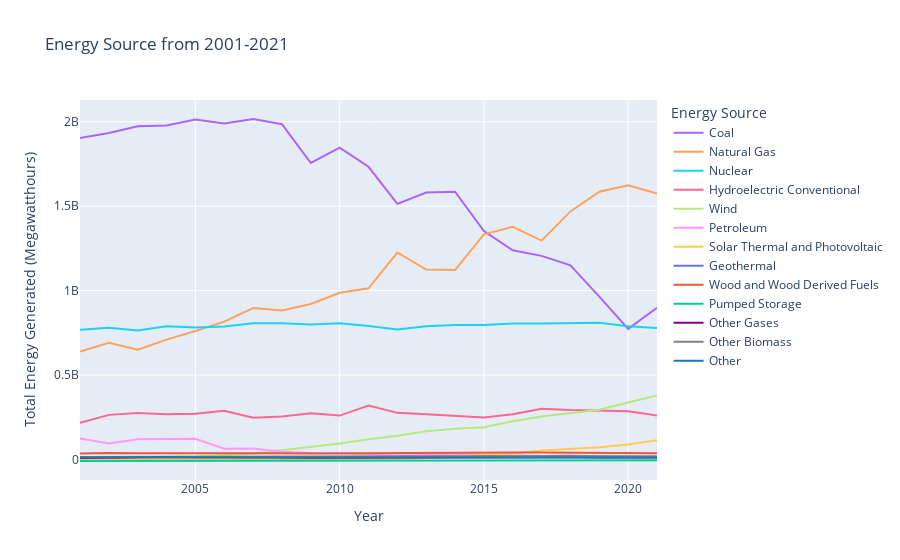

Notebook source saved alongside this figure:
### Code cell
fig = px.line(state_grouped, x="year", y="generated",color='source', title="Energy Source from 2001-2021", labels={'year':'Year', 'generated':'Total Energy Generated (Megawatthours)', 'source':'Energy Source'},\
             category_orders= {'source':['Coal','Natural Gas','Nuclear','Hydroelectric Conventional','Wind','Petroleum','Solar Thermal and Photovoltaic','Geothermal','Wood and Wood Derived Fuels','Pumped Storage','Other Gases','Other Biomass','Other']},\
             color_discrete_map={'Other Gases': 'purple','Other Biomass':'gray' ,'Other':'#1f77b4'}) 
fig.show()

### Figure 1 — Plotly figure (JSON) as saved in the notebook; plotly's stock layout.template omitted (floating-point values rounded to 4 significant figures)
{"data": [{"hovertemplate": "Energy Source=Coal<br>Year=%{x}<br>Total Energy Generated (Megawatthours)=%{y}<extra></extra>", "legendgroup": "Coal", "line": {"color": "#ab63fa", "dash": "solid"}, "marker": {"symbol": "circle"}, "mode": "lines", "name": "Coal", "orientation": "v", "showlegend": true, "type": "scatter", "x": [2001, 2002, 2003, 2004, 2005, 2006, 2007, 2008, 2009, 2010, 2011, 2012, 2013, 2014, 2015, 2016, 2017, 2018, 2019, 2020, 2021], "xaxis": "x", "y": [1903955939, 1933130342, 1973736746, 1978300559, 2012873053, 1990511140, 2016455587, 1985801252, 1755904259, 1847290262, 1733000000.0, 1514000000.0, 1581000000.0, 1586000000.0, 1352398200, 1239148659, 1205835277, 1149487354, 964956757, 773392913, 898678541], "yaxis": "y"}, {"hovertemplate": "Energy Source=Natural Gas<br>Year=%{x}<br>Total Energy Generated (Megawatthours)=%{y}<extra></extra>", "legendgroup": "Natural Gas", "line": {"color": "#FFA15A", "dash": "solid"}, "marker": {"symbol": "circle"}, "mode": "lines", "name": "Natural Gas", "orientation": "v", "showlegend": true, "type": "scatter", "x": [2001, 2002, 2003, 2004, 2005, 2006, 2007, 2008, 2009, 2010, 2011, 2012, 2013, 2014, 2015, 2016, 2017, 2018, 2019, 2020, 2021], "xaxis": "x", "y": [639129114, 691005761, 649907551, 710100037, 760960257, 816440783, 896589798, 882980635, 920978685, 987697270, 1014000000.0, 1226000000.0, 1125000000.0, 1122000000.0, 1333482110, 1378306947, 1296442511, 1469132687, 1585716776, 1624050006, 1575229843], "yaxis": "y"}, {"hovertemplate": "Energy Source=Nuclear<br>Year=%{x}<br>Total Energy Generated (Megawatthours)=%{y}<extra></extra>", "legendgroup": "Nuclear", "line": {"color": "#19d3f3", "dash": "solid"}, "marker": {"symbol": "circle"}, "mode": "lines", "name": "Nuclear", "orientation": "v", "showlegend": true, "type": "scatter", "x": [2001, 2002, 2003, 2004, 2005, 2006, 2007, 2008, 2009, 2010, 2011, 2012, 2013, 2014, 2015, 2016, 2017, 2018, 2019, 2020, 2021], "xaxis": "x", "y": [768826308, 780064087, 763732695, 788528387, 781986365, 787218636, 806424753, 806208435, 798854585, 806968301, 790204367, 769331249, 789016473, 797067458, 797177877, 805693948, 804949635, 807084477, 809409262, 789878863, 778151500], "yaxis": "y"}, {"hovertemplate": "Energy Source=Hydroelectric Conventional<br>Year=%{x}<br>Total Energy Generated (Megawatthours)=%{y}<extra></extra>", "legendgroup": "Hydroelectric Conventional", "line": {"color": "#FF6692", "dash": "solid"}, "marker": {"symbol": "circle"}, "mode": "lines", "name": "Hydroelectric Conventional", "orientation": "v", "showlegend": true, "type": "scatter", "x": [2001, 2002, 2003, 2004, 2005, 2006, 2007, 2008, 2009, 2010, 2011, 2012, 2013, 2014, 2015, 2016, 2017, 2018, 2019, 2020, 2021], "xaxis": "x", "y": [216961052, 264328825, 275806313, 268417344, 270321260, 289246405, 247509969, 254831403, 273445091, 260203083, 319400000.0, 276200000.0, 268600000.0, 258700000.0, 249080087, 267812150, 300332936, 292523988, 287873720, 285273918, 260224898], "yaxis": "y"}, {"hovertemplate": "Energy Source=Wind<br>Year=%{x}<br>Total Energy Generated (Megawatthours)=%{y}<extra></extra>", "legendgroup": "Wind", "line": {"color": "#B6E880", "dash": "solid"}, "marker": {"symbol": "circle"}, "mode": "lines", "name": "Wind", "orientation": "v", "showlegend": true, "type": "scatter", "x": [2001, 2002, 2003, 2004, 2005, 2006, 2007, 2008, 2009, 2010, 2011, 2012, 2013, 2014, 2015, 2016, 2017, 2018, 2019, 2020, 2021], "xaxis": "x", "y": [6737332, 10354277, 11187470, 14143747, 17810554, 26589145, 34449924, 55363100, 73886143, 94652254, 120200000.0, 140800000.0, 167800000.0, 181800000.0, 190718546, 226992564, 254302706, 272667469, 294906318, 337938041, 379767256], "yaxis": "y"}, {"hovertemplate": "Energy Source=Petroleum<br>Year=%{x}<br>Total Energy Generated (Megawatthours)=%{y}<extra></extra>", "legendgroup": "Petroleum", "line": {"color": "#FF97FF", "dash": "solid"}, "marker": {"symbol": "circle"}, "mode": "lines", "name": "Petroleum", "orientation": "v", "showlegend": true, "type": "scatter", "x": [2001, 2002, 2003, 2004, 2005, 2006, 2007, 2008, 2009, 2010, 2011, 2012, 2013, 2014, 2015, 2016, 2017, 2018, 2019, 2020, 2021], "xaxis": "x", "y": [124880223, 94567379, 119405639, 121145083, 122225034, 64166415, 65738967, 46242610, 38936507, 37061009, 30180000.0, 23190000.0, 27160000.0, 30488869, 28248721, 24204817, 21389948, 25225630, 18438197, 17341026, 18781782], "yaxis": "y"}, {"hovertemplate": "Energy Source=Solar Thermal and Photovoltaic<br>Year=%{x}<br>Total Energy Generated (Megawatthours)=%{y}<extra></extra>", "legendgroup": "Solar Thermal and Photovoltaic", "line": {"color": "#FECB52", "dash": "solid"}, "marker": {"symbol": "circle"}, "mode": "lines", "name": "Solar Thermal and Photovoltaic", "orientation": "v", "showlegend": true, "type": "scatter", "x": [2001, 2002, 2003, 2004, 2005, 2006, 2007, 2008, 2009, 2010, 2011, 2012, 2013, 2014, 2015, 2016, 2017, 2018, 2019, 2020, 2021], "xaxis": "x", "y": [542755, 554831, 534001, 575157, 550293, 507704, 611792, 864314, 891179, 1212186, 1818000.0, 4327000.0, 9036000.0, 18320000.0, 24892903, 36054117, 53286867, 63825306, 71936818, 89198725, 114678250], "yaxis": "y"}, {"hovertemplate": "Energy Source=Geothermal<br>Year=%{x}<br>Total Energy Generated (Megawatthours)=%{y}<extra></extra>", "legendgroup": "Geothermal", "line": {"color": "#636efa", "dash": "solid"}, "marker": {"symbol": "circle"}, "mode": "lines", "name": "Geothermal", "orientation": "v", "showlegend": true, "type": "scatter", "x": [2001, 2002, 2003, 2004, 2005, 2006, 2007, 2008, 2009, 2010, 2011, 2012, 2013, 2014, 2015, 2016, 2017, 2018, 2019, 2020, 2021], "xaxis": "x", "y": [13740501, 14491312, 14424229, 14810975, 14691746, 14568029, 14637214, 14839976, 15008658, 15219212, 15360000.0, 15560000.0, 15770000.0, 16630000.0, 15917574, 15825802, 15926772, 15967135, 15472719, 15889696, 16237882], "yaxis": "y"}, {"hovertemplate": "Energy Source=Wood and Wood Derived Fuels<br>Year=%{x}<br>Total Energy Generated (Megawatthours)=%{y}<extra></extra>", "legendgroup": "Wood and Wood Derived Fuels", "line": {"color": "#EF553B", "dash": "solid"}, "marker": {"symbol": "circle"}, "mode": "lines", "name": "Wood and Wood Derived Fuels", "orientation": "v", "showlegend": true, "type": "scatter", "x": [2001, 2002, 2003, 2004, 2005, 2006, 2007, 2008, 2009, 2010, 2011, 2012, 2013, 2014, 2015, 2016, 2017, 2018, 2019, 2020, 2021], "xaxis": "x", "y": [35199905, 38665032, 37529100, 38116872, 38856413, 38762097, 39014046, 37299856, 36050143, 37172157, 37450000.0, 37800000.0, 40030000.0, 43050000.0, 41928505, 40947234, 41123530, 40936161, 38543389, 36210347, 37170460], "yaxis": "y"}, {"hovertemplate": "Energy Source=Pumped Storage<br>Year=%{x}<br>Total Energy Generated (Megawatthours)=%{y}<extra></extra>", "legendgroup": "Pumped Storage", "line": {"color": "#00cc96", "dash": "solid"}, "marker": {"symbol": "circle"}, "mode": "lines", "name": "Pumped Storage", "orientation": "v", "showlegend": true, "type": "scatter", "x": [2001, 2002, 2003, 2004, 2005, 2006, 2007, 2008, 2009, 2010, 2011, 2012, 2013, 2014, 2015, 2016, 2017, 2018, 2019, 2020, 2021], "xaxis": "x", "y": [-8823445, -8742929, -8535065, -8488210, -6557786, -6557842, -6896352, -6288062, -4627345, -5501132, -5905392, -4950000.0, -4681033, -6208716, -5091488, -6686127, -6494548, -5904539, -5260744, -5321205, -5111684], "yaxis": "y"}, {"hovertemplate": "Energy Source=Other Gases<br>Year=%{x}<br>Total Energy Generated (Megawatthours)=%{y}<extra></extra>", "legendgroup": "Other Gases", "line": {"color": "purple", "dash": "solid"}, "marker": {"symbol": "circle"}, "mode": "lines", "name": "Other Gases", "orientation": "v", "showlegend": true, "type": "scatter", "x": [2001, 2002, 2003, 2004, 2005, 2006, 2007, 2008, 2009, 2010, 2011, 2012, 2013, 2014, 2015, 2016, 2017, 2018, 2019, 2020, 2021], "xaxis": "x", "y": [9039473, 11462685, 15600026, 15252421, 13464151, 14176800, 13453352, 11706870, 10632113, 11312795, 11570000.0, 11900000.0, 12850000.0, 11580000.0, 13116699, 12807433, 12468968, 13462749, 12591101, 11818477, 11283103], "yaxis": "y"}, {"hovertemplate": "Energy Source=Other Biomass<br>Year=%{x}<br>Total Energy Generated (Megawatthours)=%{y}<extra></extra>", "legendgroup": "Other Biomass", "line": {"color": "gray", "dash": "solid"}, "marker": {"symbol": "circle"}, "mode": "lines", "name": "Other Biomass", "orientation": "v", "showlegend": true, "type": "scatter", "x": [2001, 2002, 2003, 2004, 2005, 2006, 2007, 2008, 2009, 2010, 2011, 2012, 2013, 2014, 2015, 2016, 2017, 2018, 2019, 2020, 2021], "xaxis": "x", "y": [14548144, 15043713, 15812013, 15420595, 15420407, 16098548, 16524555, 17733761, 18442614, 18917227, 19220000.0, 19820000.0, 20830000.0, 21270000.0, 21703358, 21813229, 21609890, 20895778, 18963564, 18492702, 18308654], "yaxis": "y"}, {"hovertemplate": "Energy Source=Other<br>Year=%{x}<br>Total Energy Generated (Megawatthours)=%{y}<extra></extra>", "legendgroup": "Other", "line": {"color": "#1f77b4", "dash": "solid"}, "marker": {"symbol": "circle"}, "mode": "lines", "name": "Other", "orientation": "v", "showlegend": true, "type": "scatter", "x": [2001, 2002, 2003, 2004, 2005, 2006, 2007, 2008, 2009, 2010, 2011, 2012, 2013, 2014, 2015, 2016, 2017, 2018, 2019, 2020, 2021], "xaxis": "x", "y": [11906353, 13526916, 14044522, 14232431, 12821041, 12974403, 12231148, 11803654, 11928337, 12855339, 14110000.0, 13790000.0, 13590000.0, 12580000.0, 14027809, 13754235, 13096119, 12973208, 13334272, 12855196, 12139767], "yaxis": "y"}], "layout": {"legend": {"title": {"text": "Energy Source"}, "tracegroupgap": 0}, "title": {"text": "Energy Source from 2001-2021"}, "xaxis": {"anchor": "y", "domain": [0, 1], "title": {"text": "Year"}}, "yaxis": {"anchor": "x", "domain": [0, 1], "title": {"text": "Total Energy Generated (Megawatthours)"}}}}
